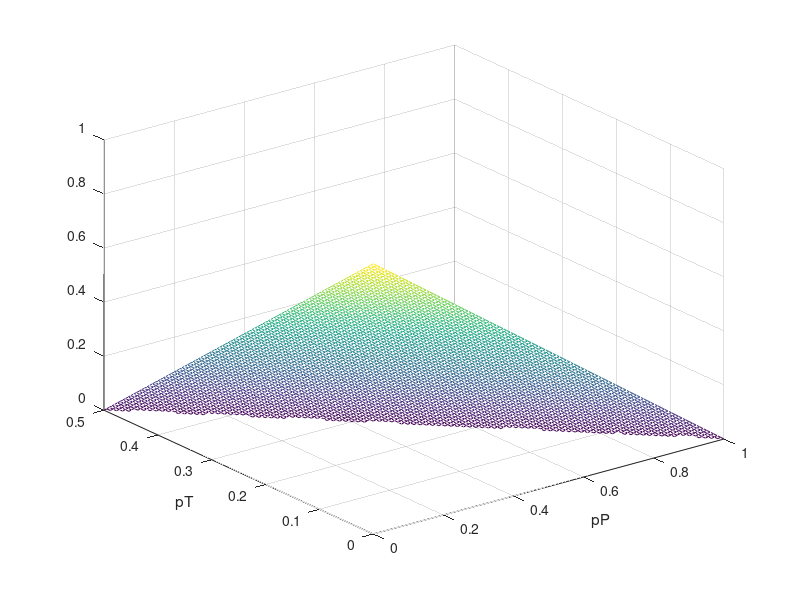
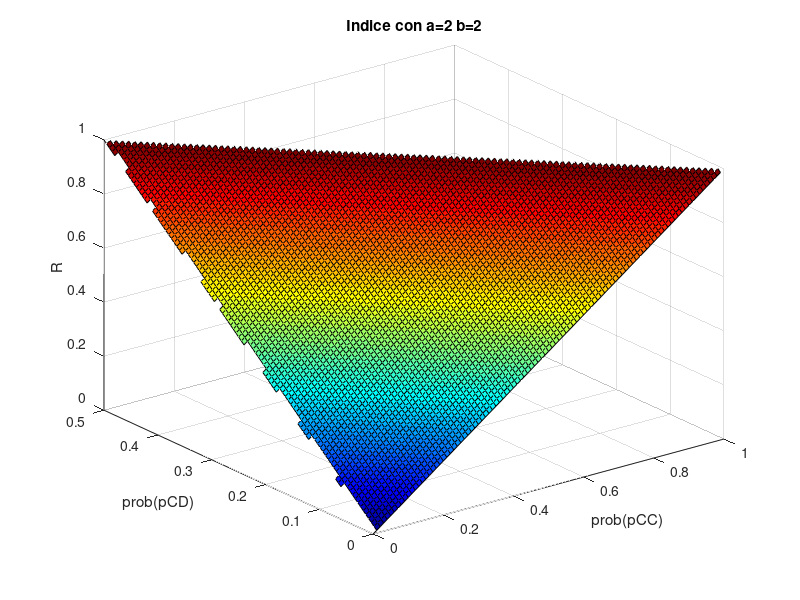
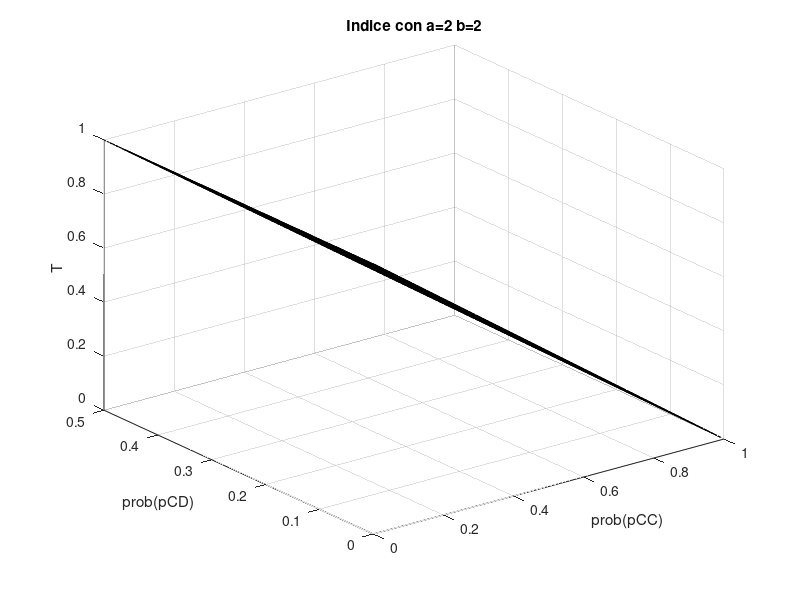
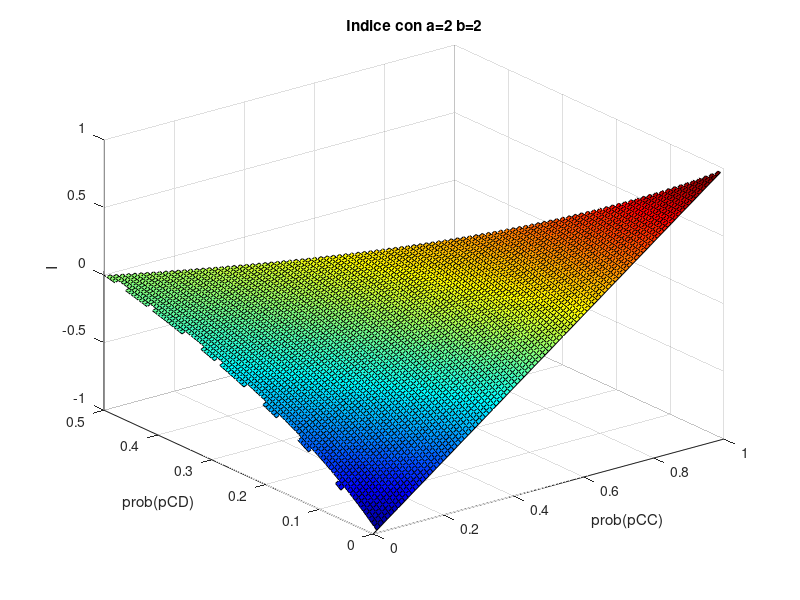

Write the MATLAB code that produced these figures, in order.
a=2;b=2;
pRR=1:-0.01:0;
pT=0:0.005:.5;
%%%%%%%%%%%%%%%%%%%%%%%%%%%%
pP=0:0.01:1;
pR=zeros(length(pT),length(pP));
for i=1:length(pT)
  pR(:,i)=1-pP'-2*pT(i);
endfor
pR(find(pR<0))=NaN;
figure;
meshgrid(pP,pT);
mesh(pP,pT,pR)
xlabel ("pP");
ylabel ("pT");
%%%%%%%%%%%%%%%%%%%%%%%%%%%% xR(1:10,100)  find(xR(1:10,100)>=0)
I=zeros(length(pT),length(pR));
I(:,:)=NaN;
R=zeros(length(pT),length(pR));
R(:,:)=NaN;
T=zeros(length(pT),length(pR));
T(:,:)=NaN;
for i=2:length(pRR)
  %[x y]=find(pR<=pRR(i-1)  & pR>=pRR(i));
  [x y]=find(pR<=pRR(i)*1.1  & pR>=pRR(i)*0.99);
  I(i,y)= (2*pRR(i)+(a-b+2).*pT(y)-1) ./ ((a+b-2).*pT(y)+1);
  R(i,y)=pRR(i)+a*pT(y);
  T(i,y)=(1-pRR(i))+(b-2)*pT(y);
endfor
figure;[xx, yy] = meshgrid (1:-0.01:0, pT);surf(1:-0.01:0, pT,R');
xlabel ("prob(pCC)");colormap(jet);
ylabel ("prob(pCD)");
zlabel ("R");title ("Indice con a=2 b=2");
figure;[xx, yy] = meshgrid (1:-0.01:0, pT);surf(1:-0.01:0, pT,T');
xlabel ("prob(pCC)");colormap(jet);
ylabel ("prob(pCD)");
zlabel ("T");title ("Indice con a=2 b=2");
figure;[xx, yy] = meshgrid (1:-0.01:0, pT);surf(1:-0.01:0, pT,I');
colormap(jet);
xlabel ("prob(pCC)");
ylabel ("prob(pCD)");
zlabel ("I");title ("Indice con a=2 b=2");